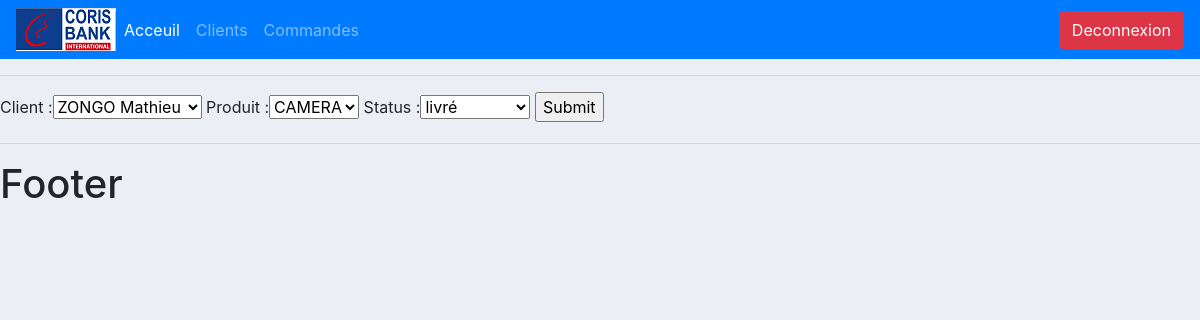
Screenshot of /commande/modifier_commande/3 with the database file from the repository.
### commande/models.py (models this page shows)
class Commande(models.Model):
    STATUS=(('en instance','en instance'),('non livré','non livré'),('livré','livré'))
    client=models.ForeignKey(Client,null=True,on_delete=models.SET_NULL)
    produit=models.ForeignKey(Produit,null=True,on_delete=models.SET_NULL)
    status=models.CharField(max_length=200, null=True, choices=STATUS)
    date_creation=models.DateTimeField(auto_now_add=True,null=True)

### commande/views.py (the view)
# urls.py: path('/modifier_commande/<str:pk>', views.modifier_commande,name='modifier_commande'),
def modifier_commande(request,pk):
    commande=Commande.objects.get(id=pk)
    form=CommandeForm(instance=commande)
    if request.method=='POST':
        form=CommandeForm(request.POST,instance=commande)
        if form.is_valid():
            form.save()
            return redirect('/')
    context={'form':form}
    return render(request, 'commande/ajouter_commande.html',context)

### commande/forms.py
class CommandeForm(ModelForm):
    class Meta:
        model=Commande
        fields='__all__'

### client/models.py (called while the page is built)
    def __str__(self):
        return self.nom

### produit/models.py (called while the page is built)
    def __str__(self):
        return self.nom

### templates/commande/ajouter_commande.html (shortened to what this page needs)
{% extends 'main.html' %}
{% block contenu %}
<form action="" method="post">
    {{form}}
    <input type="submit" name="Envoyer">
</form>
{% endblock %}

### static/css/main.css (style rules this page uses)
body { background-color: #ebeff5; }

### rows the page displays
Commande: client "ZONGO Mathieu", produit "CAMERA", status "livré"
